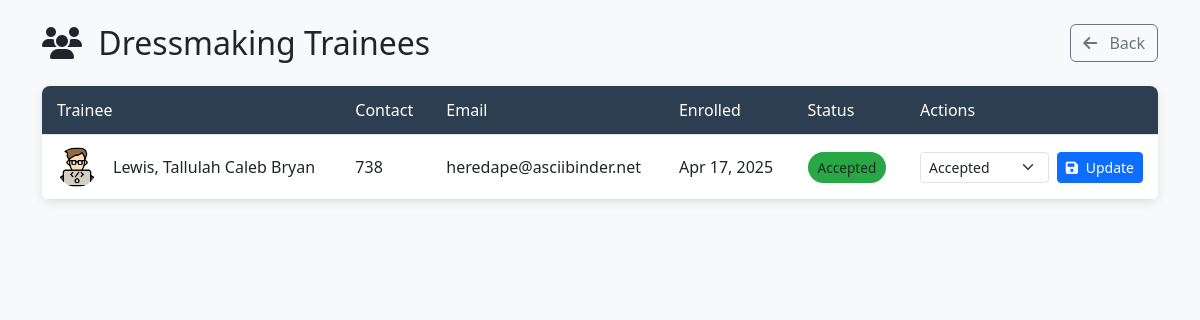
The app's page /admin/content/view_trainees.php?training_id=3 with its own data.
### tables this page shows
CREATE TABLE `skills_training` (
  `id` int(11) NOT NULL,
  `name` varchar(255) NOT NULL
);

CREATE TABLE `trainee_trainings` (
  `id` int(11) NOT NULL,
  `trainee_id` int(11) NOT NULL,
  `training_id` int(11) NOT NULL,
  `enrollment_date` datetime NOT NULL DEFAULT current_timestamp(),
  `status` enum('pending','accepted','graduated','next_batch','rejected') NOT NULL DEFAULT 'pending',
  `completion_date` datetime DEFAULT NULL,
  `status_changed_at` datetime DEFAULT current_timestamp() ON UPDATE current_timestamp()
);

CREATE TABLE `trainees_profile` (
  `id` int(11) NOT NULL,
  `username` varchar(255) NOT NULL,
  `password` varchar(255) NOT NULL,
  `email` varchar(255) NOT NULL,
  `otp` varchar(255) DEFAULT NULL,
  `otp_expiry` datetime(6) DEFAULT NULL,
  `reset_token_expiry` datetime(6) DEFAULT NULL,
  `is_verified` varchar(255) DEFAULT NULL,
  `fname` varchar(255) NOT NULL,
  `lname` varchar(255) NOT NULL,
  `mname` varchar(255) NOT NULL,
  `address` varchar(255) DEFAULT NULL,
  `contact_no` varchar(255) DEFAULT NULL,
  `nationality` varchar(255) DEFAULT NULL,
  `sex` varchar(255) DEFAULT NULL,
  `civil_status` varchar(255) DEFAULT NULL,
  `employment` varchar(255) DEFAULT NULL,
  `dob` date DEFAULT NULL,
  `pob` varchar(255) DEFAULT NULL,
  `age` varchar(255) DEFAULT NULL,
  `educ_attain` varchar(255) DEFAULT NULL,
  `parent` varchar(255) DEFAULT NULL,
  `classification` varchar(255) DEFAULT NULL,
  `disability` varchar(255) DEFAULT NULL,
  `photo` varchar(255) DEFAULT NULL,
  `reset_token` varchar(255) DEFAULT NULL
);

### admin/content/view_trainees.php (the view, shortened to what this page needs)
<?php
$db = new mysqli('localhost', 'root', '', 'pesoo');
$training_id = (int)$_GET['training_id'] ?? 0;
$stmt = $db->prepare("SELECT * FROM skills_training WHERE id = ?");
$stmt->bind_param('i', $training_id);
$stmt->execute();
$result = $stmt->get_result();
$training = $result->fetch_assoc();
?>
<!DOCTYPE html>
<html lang="en">
<head>
    <link href="https://cdn.jsdelivr.net/npm/bootstrap@5.3.0/dist/css/bootstrap.min.css" rel="stylesheet">
    <link rel="stylesheet" href="https://cdnjs.cloudflare.com/ajax/libs/font-awesome/6.4.0/css/all.min.css">
</head>
<body>
    <div class="container py-4">
        <div class="d-flex justify-content-between align-items-center mb-4">
            <h2 class="mb-0">
                <i class="fas fa-users me-2"></i>
                <?= htmlspecialchars($training['name']) ?> Trainees
            </h2>
            <a href="?page=training" class="btn btn-outline-secondary">
                <i class="fas fa-arrow-left me-2"></i> Back
            </a>
        </div>
        <div class="card">
            <div class="card-body p-0">
                <div class="table-responsive">
                    <table class="table table-hover mb-0">
                        <thead>
                            <tr>
                                <th>Trainee</th>
                                <th>Contact</th>
                                <th>Email</th>
                                <th>Enrolled</th>
                                <th>Status</th>
                                <th>Actions</th>
                            </tr>
                        </thead>
                        <tbody>
                            <?php
                            $query = "SELECT t.*, tt.enrollment_date, tt.status
                                     FROM trainees_profile t
                                     JOIN trainee_trainings tt ON t.id = tt.trainee_id
                                     WHERE tt.training_id = ?
                                     ORDER BY tt.enrollment_date DESC";
                            $stmt = $db->prepare($query);
                            $stmt->bind_param('i', $training_id);
                            $stmt->execute();
                            $result = $stmt->get_result();
                            if ($result->num_rows > 0) {
                                while ($row = $result->fetch_assoc()) {
                                    $status_class = [
                                        'active' => 'badge-active',
                                        'accepted' => 'badge-accepted',
                                        'graduated' => 'badge-graduated',
                                        'next_batch' => 'badge-next_batch'
                                    ][$row['status']] ?? 'badge-secondary';
                                    ?>
                                    <tr>
                                        <td>
                                            <div class="d-flex align-items-center">
                                                <img src="../training/<?= htmlspecialchars($row['photo'] ?? 'default-profile.png') ?>"
                                                     class="rounded-circle trainee-avatar me-3"
                                                     onerror="this.src='default-profile.png'">
                                                <div>
                                                    <?= htmlspecialchars($row['lname'] . ', ' . $row['fname'] . ' ' . $row['mname']) ?>
                                                </div>
                                            </div>
                                        </td>
                                        <td><?= htmlspecialchars($row['contact_no'] ?? 'N/A') ?></td>
                                        <td><?= htmlspecialchars($row['email']) ?></td>
                                        <td><?= date('M d, Y', strtotime($row['enrollment_date'])) ?></td>
                                        <td>
                                            <span class="status-badge <?= $status_class ?>">
                                                <?= ucfirst($row['status']) ?>
                                            </span>
                                        </td>
                                        <td>
                                            <form method="POST" class="action-form">
                                                <select name="new_status" class="form-select form-select-sm status-select">
                                                    <option value="accepted">Accepted</option>
                                                </select>
                                                <button type="submit" name="change_status" class="btn btn-sm btn-primary btn-update">
                                                    <i class="fas fa-save me-1"></i> Update
                                                </button>
                                            </form>
                                        </td>
                                    </tr>
                                    <?php
                                }
                            } else {
                                echo '<tr><td colspan="6" class="text-center py-4">No trainees enrolled in this program yet.</td></tr>';
                            }
                            ?>
                        </tbody>
                    </table>
                </div>
            </div>
        </div>
    </div>
</body>
</html>

### admin/content/view_trainees.php (style rules this page uses)
:root { --primary-color: #3498db; --success-color: #28a745; --info-color: #17a2b8; --warning-color: #ffc107; --danger-color: #dc3545; }
body { background-color: #f8f9fa; font-family: 'Segoe UI', Tahoma, Geneva, Verdana, sans-serif; }
.card { border-radius: 8px; box-shadow: 0 2px 10px rgba(0, 0, 0, 0.1); border: none; }
.table-responsive { border-radius: 8px; overflow: hidden; }
.table thead th { background-color: #2c3e50; color: white; font-weight: 500; padding: 12px 15px; }
.table td { vertical-align: middle; padding: 12px 15px; }
.status-badge { font-weight: 500; padding: 6px 10px; border-radius: 20px; font-size: 0.85rem; }
.badge-accepted { background-color: var(--success-color); }
.trainee-avatar { width: 40px; height: 40px; object-fit: cover; }
.action-form { display: flex; align-items: center; gap: 8px; }
.status-select { min-width: 120px; }
.btn-update { white-space: nowrap; }

### records on screen
skills_training: name "Dressmaking"
trainee_trainings: trainee.photo (picture), trainee.mname "Lewis, Tallulah Caleb Bryan", trainee.contact_no "738", trainee.email "heredape@asciibinder.net", enrollment_date "Apr 17, 2025", status "Accepted"
